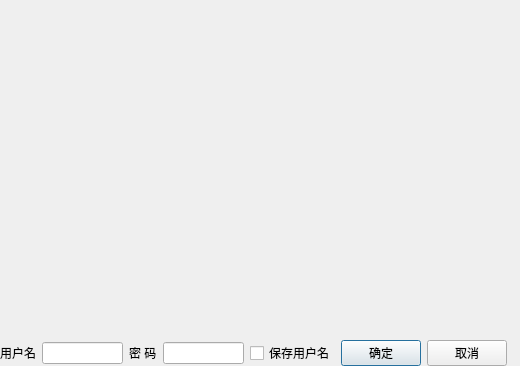
<?xml version="1.0" encoding="UTF-8"?>
<ui version="4.0">
 <class>SplashDialog</class>
 <widget class="QDialog" name="SplashDialog">
  <property name="geometry">
   <rect>
    <x>0</x>
    <y>0</y>
    <width>520</width>
    <height>366</height>
   </rect>
  </property>
  <property name="windowTitle">
   <string>Dialog</string>
  </property>
  <layout class="QVBoxLayout" name="verticalLayout">
   <property name="leftMargin">
    <number>0</number>
   </property>
   <property name="topMargin">
    <number>0</number>
   </property>
   <property name="rightMargin">
    <number>0</number>
   </property>
   <property name="bottomMargin">
    <number>0</number>
   </property>
   <item>
    <widget class="QLabel" name="label">
     <property name="maximumSize">
      <size>
       <width>520</width>
       <height>334</height>
      </size>
     </property>
     <property name="text">
      <string/>
     </property>
     <property name="pixmap">
      <pixmap resource="../../res.qrc">:/res/images/splash.jpg</pixmap>
     </property>
     <property name="scaledContents">
      <bool>true</bool>
     </property>
    </widget>
   </item>
   <item>
    <layout class="QHBoxLayout" name="horizontalLayout">
     <item>
      <widget class="QLabel" name="label_2">
       <property name="text">
        <string>用户名</string>
       </property>
      </widget>
     </item>
     <item>
      <widget class="QLineEdit" name="editUser"/>
     </item>
     <item>
      <widget class="QLabel" name="label_3">
       <property name="text">
        <string>密 码</string>
       </property>
      </widget>
     </item>
     <item>
      <widget class="QLineEdit" name="editPSWD">
       <property name="echoMode">
        <enum>QLineEdit::Password</enum>
       </property>
      </widget>
     </item>
     <item>
      <widget class="QCheckBox" name="chkBoxSave">
       <property name="text">
        <string>保存用户名</string>
       </property>
      </widget>
     </item>
     <item>
      <spacer name="horizontalSpacer_3">
       <property name="orientation">
        <enum>Qt::Horizontal</enum>
       </property>
       <property name="sizeHint" stdset="0">
        <size>
         <width>17</width>
         <height>20</height>
        </size>
       </property>
      </spacer>
     </item>
     <item>
      <widget class="QPushButton" name="btnOK">
       <property name="text">
        <string>确定</string>
       </property>
       <property name="icon">
        <iconset>
         <normaloff>:/images/images/704.bmp</normaloff>:/images/images/704.bmp</iconset>
       </property>
      </widget>
     </item>
     <item>
      <widget class="QPushButton" name="btnCancel">
       <property name="text">
        <string>取消</string>
       </property>
       <property name="icon">
        <iconset>
         <normaloff>:/images/images/706.bmp</normaloff>:/images/images/706.bmp</iconset>
       </property>
      </widget>
     </item>
     <item>
      <spacer name="horizontalSpacer_6">
       <property name="orientation">
        <enum>Qt::Horizontal</enum>
       </property>
       <property name="sizeHint" stdset="0">
        <size>
         <width>40</width>
         <height>20</height>
        </size>
       </property>
      </spacer>
     </item>
    </layout>
   </item>
  </layout>
 </widget>
 <resources>
  <include location="../../res.qrc"/>
 </resources>
 <connections>
  <connection>
   <sender>btnCancel</sender>
   <signal>clicked()</signal>
   <receiver>SplashDialog</receiver>
   <slot>reject()</slot>
   <hints>
    <hint type="sourcelabel">
     <x>475</x>
     <y>352</y>
    </hint>
    <hint type="destinationlabel">
     <x>259</x>
     <y>182</y>
    </hint>
   </hints>
  </connection>
 </connections>
</ui>
